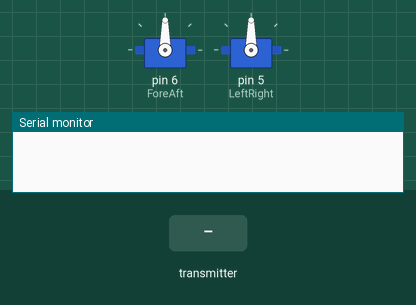
Bench run of a sketch on a simulated Arduino Uno, built with avr-gcc and run on an emulated ATmega328P. On the bench: 2 × servo, the last lines printed to the serial monitor. Inputs (shaded band) come from the test bench. No radio packets arrive unless stated.

Above: at 1.2 s.
1.3 s: the transmitter starts sending ForeAft_Output = 256
At 1.9 s:
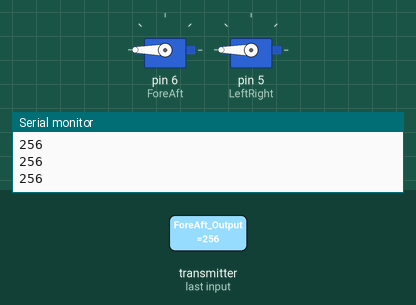
2.8 s: the transmitter starts sending ForeAft_Output = 512
At 3.4 s:
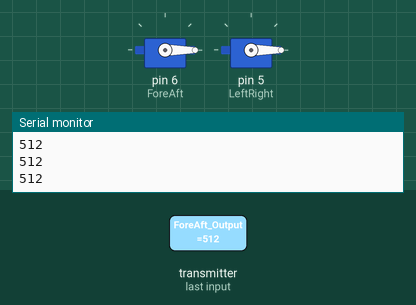
4.3 s: the transmitter starts sending ForeAft_Output = 1023
At 5.0 s:
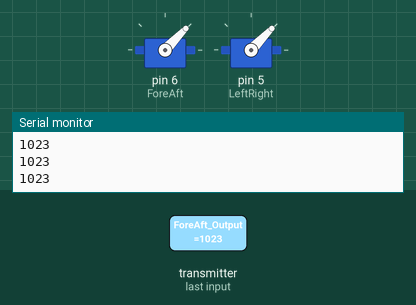
Timing chart, 0 to 7.3 s (numbered marks = the images above; inputs shaded):
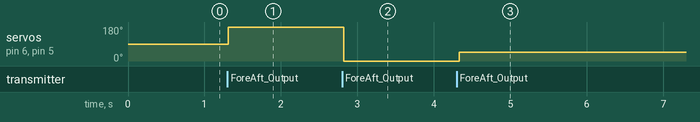

Measured:
- after the input at 1.3 s, servo on pin 6 (ForeAft), servo on pin 5 (LeftRight): 90° → 180° at once
- after the input at 2.8 s, servo on pin 6 (ForeAft), servo on pin 5 (LeftRight): 180° → 0° at once
- after the input at 4.3 s, servo on pin 6 (ForeAft), servo on pin 5 (LeftRight): 0° → 46° at once

The sketch:

TURRET.ino
```cpp
#include <Servo.h>
#include <SPI.h>
#include <RF24.h>

// Radio Configuration
bool radioNumber = 0;
RF24 radio(9, 10);
byte addresses[][6] = {"turrt", "gkart", "grnds"};
bool role = 0;

// Create variables to control servo value
Servo ForeAft;
Servo LeftRight;
unsigned int ForeAft_Output; /*Expected range 0 - 180 degrees*/
unsigned int LeftRight_Output; /*Expected range 0 - 180 degrees*/

void setup() {
  Serial.begin(9600); /*Get ready to send data back for debugging purposes*/
  ForeAft.attach(6); /*Plug a servo sig nal line into digital output pin 6*/
  LeftRight.attach(5); /*Plug a servo signal line into digital output pin 7*/
  radio.begin(); /*Initialize radio*/
  radio.setPALevel(RF24_PA_HIGH); /*Set the power output to low*/
  radio.openReadingPipe(1, addresses[0]);
  radio.startListening();
}

void loop() {
  delay(100);
  //for(int i = 0; i < 4; i++) {
  if (radio.available()) {
    radio.read(&ForeAft_Output, sizeof(ForeAft_Output));
    radio.read(&LeftRight_Output, sizeof(ForeAft_Output));
    Serial.println(ForeAft_Output);
    Serial.println(LeftRight_Output);
  }
  else {
    //Serial.print("No radio");
  }
  //}
  if (ForeAft_Output > 0) {
    ForeAft.write(ForeAft_Output);
  }
  if (LeftRight_Output > 0) {
    LeftRight.write(LeftRight_Output);
  }
  //Serial.println("Loop");
}
```
